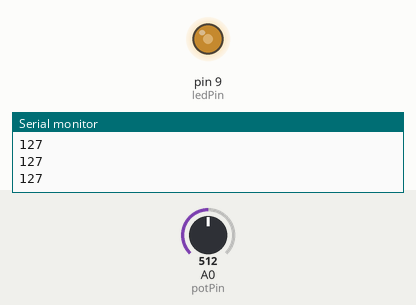
Bench run of a sketch on a simulated Arduino Uno, built with avr-gcc and run on an emulated ATmega328P. On the bench: output pins drawn as LEDs (lit = HIGH), the last lines printed to the serial monitor. The test bench sets the inputs (shaded band); at power-on: A0 (potPin) = 512.

Above: at 1.2 s.
1.3 s: A0 (potPin) set to 716
At 2.4 s:
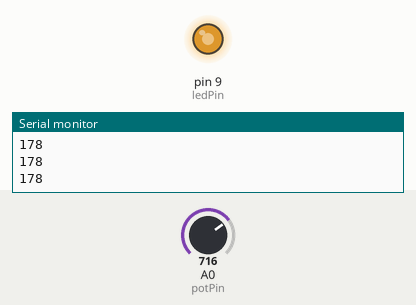
2.8 s: A0 (potPin) set to 900
At 3.7 s:
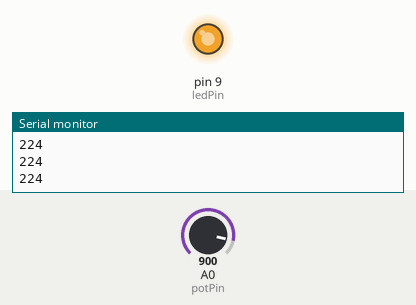
4.3 s: A0 (potPin) set to 122
At 4.9 s:
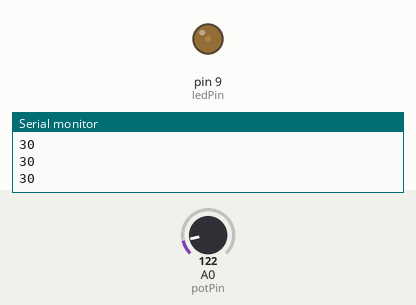
5.8 s: A0 (potPin) set to 0
At 6.1 s:
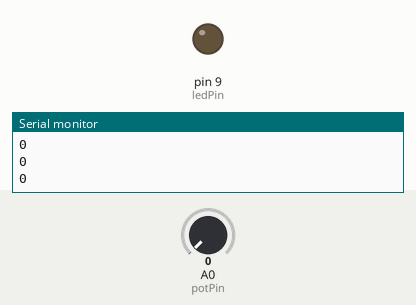
7.3 s: A0 (potPin) set to 511
At 8.2 s:
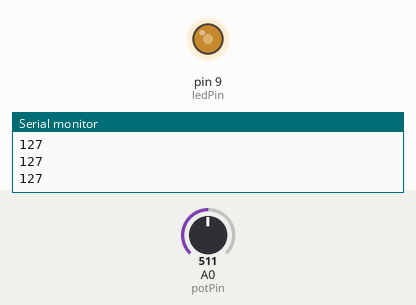
Timing chart, 0 to 9.8 s (numbered marks = the images above; inputs shaded):
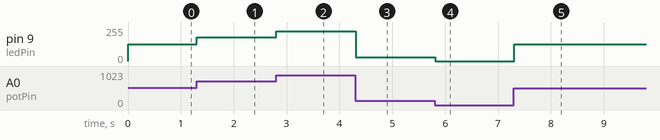

The sketch:

led-pwm-control.ino
```cpp
// Project 02 - LED Brightness Control with PWM
// Author: Andrés Duarte Soza
// Date: 2026-04-27

const int potPin = A0;
const int ledPin = 9;
int potValue = 0;
int ledValue = 0;

void setup() {
  pinMode(ledPin, OUTPUT);
  Serial.begin(9600);
}

void loop() {
  potValue = analogRead(potPin);
  ledValue = map(potValue, 0, 1023, 0, 255);
  analogWrite(ledPin, ledValue);
  Serial.println(ledValue);
  delay(15);
}
```

Measured:
- after the input at 1.3 s, pin 9 (ledPin): 127/255 → 178/255 at once
- after the input at 2.8 s, pin 9 (ledPin): 178/255 → 224/255 at once
- after the input at 4.3 s, pin 9 (ledPin): 224/255 → 30/255 at once
- after the input at 5.8 s, pin 9 (ledPin): 30/255 → 0/255 at once
- after the input at 7.3 s, pin 9 (ledPin): 0/255 → 127/255 at once
